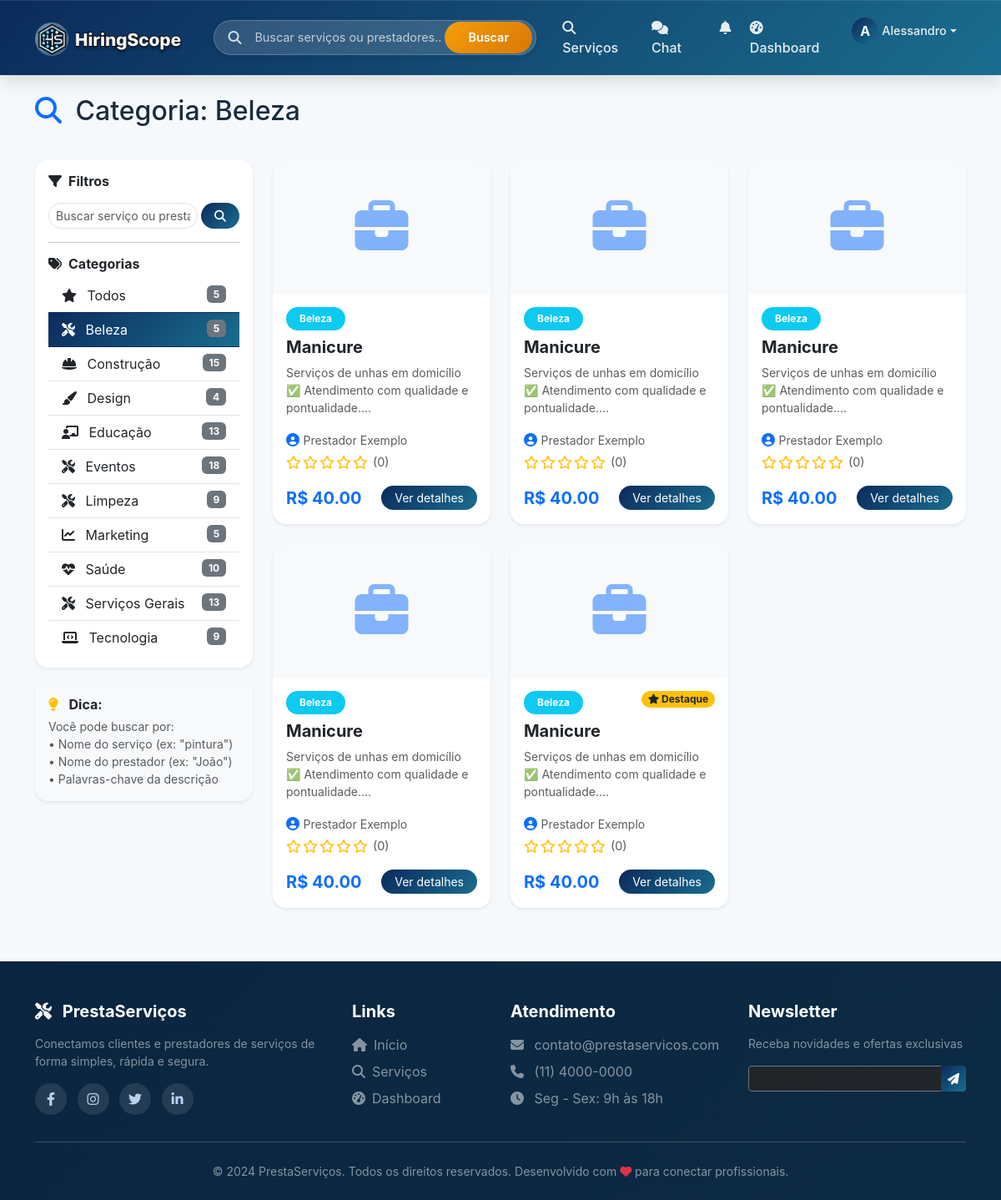
Screenshot of /servico/lista?categoria=Beleza (signed in) with the database file from the repository.
### models.py (models this page shows, shortened)
class Usuario(UserMixin, db.Model):
    __tablename__ = 'usuarios'
    id = db.Column(db.Integer, primary_key=True)
    nome = db.Column(db.String(100), nullable=False)
    email = db.Column(db.String(100), unique=True, nullable=False)
    senha_hash = db.Column(db.String(200), nullable=False)
    telefone = db.Column(db.String(20))
    tipo = db.Column(db.String(20), nullable=False)  # cliente, prestador
    is_admin = db.Column(db.Boolean, default=False)  # NOVO CAMPO
    data_cadastro = db.Column(db.DateTime, default=datetime.utcnow)
    foto_perfil = db.Column(db.String(200), default='default.jpg')
    foto_url = db.Column(db.String(500), nullable=True)  # URL da foto do Google
    descricao = db.Column(db.Text)
    servicos_oferecidos = db.relationship('Servico', back_populates='prestador', lazy=True, overlaps='prestador_rel')
    avaliacoes_recebidas = db.relationship('Avaliacao', foreign_keys='Avaliacao.prestador_id', back_populates='prestador', lazy=True, overlaps='avaliado_rel')
    avaliacoes_feitas = db.relationship('Avaliacao', foreign_keys='Avaliacao.cliente_id', back_populates='cliente', lazy=True, overlaps='avaliador_rel')
    favoritos = db.relationship('Favorito', foreign_keys='Favorito.cliente_id', back_populates='cliente', lazy=True, overlaps='cliente_rel')
    contratos_como_cliente = db.relationship('Contrato', foreign_keys='Contrato.cliente_id', back_populates='cliente', lazy=True, overlaps='cliente_rel')
    contratos_como_prestador = db.relationship('Contrato', foreign_keys='Contrato.prestador_id', back_populates='prestador', lazy=True, overlaps='prestador_rel')
    def media_avaliacoes(self):
        if self.avaliacoes_recebidas:
            total = sum([a.nota for a in self.avaliacoes_recebidas])
            return round(total / len(self.avaliacoes_recebidas), 1)
        return 0
    def total_avaliacoes(self):
        return len(self.avaliacoes_recebidas) if self.avaliacoes_recebidas else 0

class Servico(db.Model):
    __tablename__ = 'servicos'
    id = db.Column(db.Integer, primary_key=True)
    prestador_id = db.Column(db.Integer, db.ForeignKey('usuarios.id'), nullable=False)
    titulo = db.Column(db.String(200), nullable=False)
    descricao = db.Column(db.Text, nullable=False)
    categoria = db.Column(db.String(100))
    tipo_preco = db.Column(db.String(20), default='fixo')  # fixo, hora, dia, metro, consulta
    preco = db.Column(db.Float)
    destaque = db.Column(db.Boolean, default=False)
    destaque_pago = db.Column(db.Boolean, default=False)
    destaque_data_fim = db.Column(db.DateTime, nullable=True)
    data_postagem = db.Column(db.DateTime, default=datetime.utcnow)
    imagem_base64 = db.Column(db.Text, nullable=True)
    prestador = db.relationship('Usuario', foreign_keys=[prestador_id], back_populates='servicos_oferecidos')
    solicitacoes = db.relationship('Solicitacao', back_populates='servico', lazy=True, overlaps='servico_rel')
    avaliacoes = db.relationship('Avaliacao', back_populates='servico', lazy=True, overlaps='servico_rel')
    contratos = db.relationship('Contrato', back_populates='servico', lazy=True, overlaps='servico_rel')

### routes/servico_routes.py (the view)
@servico_bp.route('/')
@servico_bp.route('/lista')
def lista():
    categoria = request.args.get('categoria')
    q = request.args.get('q', '').strip()
    prestador_id = request.args.get('prestador')
    query = Servico.query
    if categoria:
        query = query.filter_by(categoria=categoria)
    if prestador_id:
        query = query.filter_by(prestador_id=prestador_id)
    if q:
        query = query.join(Usuario).filter(
            or_(Servico.titulo.ilike(f'%{q}%'),
                Servico.descricao.ilike(f'%{q}%'),
                Usuario.nome.ilike(f'%{q}%'))
        )
    servicos = query.order_by(Servico.data_postagem.desc()).all()
    categorias = db.session.query(Servico.categoria, func.count(Servico.id).label('total')).group_by(Servico.categoria).all()
    return render_template('lista_servicos.html',
                         servicos=servicos, categoria=categoria,
                         categorias=categorias, termo_busca=q)

### templates/lista_servicos.html (shortened to what this page needs)
{% extends "base.html" %}
{% block content %}
<div class="container mt-4">
    <div class="row mb-4">
        <div class="col-12">
            <h2 class="mb-3">
                <i class="fas fa-search text-primary me-2"></i>
                {% if termo_busca %}
                    Resultados para: "{{ termo_busca }}"
                {% elif categoria %}
                    Categoria: {{ categoria }}
                {% else %}
                    Todos os Serviços
                {% endif %}
            </h2>
        </div>
    </div>
    <div class="row">
        <div class="col-md-3 mb-4">
            <div class="card shadow-sm border-0 rounded-4">
                <div class="card-body p-3">
                    <h6 class="fw-bold mb-3">
                        <i class="fas fa-filter me-2"></i>Filtros
                    </h6>
                    <div class="mb-3">
                        <form action="{{ url_for('servico.lista') }}" method="GET" class="d-flex gap-1">
                            <input type="text" name="q" class="form-control form-control-sm rounded-pill"
                                   placeholder="Buscar serviço ou prestador..." value="{{ termo_busca }}">
                            <button type="submit" class="btn btn-primary btn-sm rounded-pill px-3">
                                <i class="fas fa-search"></i>
                            </button>
                        </form>
                    </div>
                    <hr>
                    <h6 class="fw-bold mb-2">
                        <i class="fas fa-tags me-2"></i>Categorias
                    </h6>
                    <div class="list-group list-group-flush">
                        <a href="{{ url_for('servico.lista') }}" class="list-group-item list-group-item-action {% if not categoria %}active{% endif %}">
                            <i class="fas fa-star me-2"></i> Todos
                            <span class="badge bg-secondary float-end">{{ servicos|length }}</span>
                        </a>
                        {% for cat in categorias %}
                        <a href="{{ url_for('servico.lista') }}?categoria={{ cat.categoria }}"
                           class="list-group-item list-group-item-action {% if categoria == cat.categoria %}active{% endif %}">
                            <i class="fas {{ get_icone_categoria(cat.categoria) }} me-2"></i>
                            {{ cat.categoria }}
                            <span class="badge bg-secondary float-end">{{ cat.total }}</span>
                        </a>
                        {% endfor %}
                    </div>
                </div>
            </div>
            <div class="card mt-3 shadow-sm border-0 rounded-4 bg-light">
                <div class="card-body p-3">
                    <i class="fas fa-lightbulb text-warning me-2"></i>
                    <strong>Dica:</strong>
                    <small class="text-muted d-block mt-1">
                        Você pode buscar por:<br>
                        • Nome do serviço (ex: "pintura")<br>
                        • Nome do prestador (ex: "João")<br>
                        • Palavras-chave da descrição
                    </small>
                </div>
            </div>
        </div>
        <div class="col-md-9">
            {% if servicos %}
            <div class="row g-4">
                {% for servico in servicos %}
                <div class="col-md-6 col-lg-4">
                    <div class="card h-100 border-0 rounded-4 shadow-sm overflow-hidden transition">
                        {% if servico.imagem_base64 %}
                            <img
                                 class="card-img-top"
                                 alt="{{ servico.titulo }}"
                                 style="height: 160px; object-fit: cover;">
                        {% else %}
                            <div class="card-img-top d-flex align-items-center justify-content-center bg-light" style="height: 160px;">
                                <i class="fas fa-briefcase fa-4x text-primary opacity-50"></i>
                            </div>
                        {% endif %}
                        <div class="card-body p-3">
                            <div class="d-flex justify-content-between align-items-start mb-2">
                                <span class="badge bg-info px-3 py-2 rounded-pill">{{ servico.categoria }}</span>
                                {% if servico.destaque %}
                                    <span class="badge bg-warning text-dark rounded-pill">
                                        <i class="fas fa-star"></i> Destaque
                                    </span>
                                {% endif %}
                            </div>
                            <h5 class="card-title fw-bold mb-2">{{ servico.titulo }}</h5>
                            <p class="card-text small text-muted">{{ servico.descricao[:80] }}...</p>
                            <div class="mb-2">
                                <a href="{{ url_for('main.perfil_prestador', prestador_id=servico.prestador.id) }}" class="text-decoration-none">
                                    <i class="fas fa-user-circle text-primary"></i>
                                    <small class="text-muted">{{ servico.prestador.nome }}</small>
                                </a>
                                <div class="rating small mt-1">
                                    {% set media = servico.prestador.media_avaliacoes() %}
                                    {% for i in range(5) %}
                                        {% if i < media|round(0, 'floor') %}
                                            <i class="fas fa-star text-warning"></i>
                                        {% elif i < media %}
                                            <i class="fas fa-star-half-alt text-warning"></i>
                                        {% else %}
                                            <i class="far fa-star text-warning"></i>
                                        {% endif %}
                                    {% endfor %}
                                    <span class="text-muted ms-1">({{ servico.prestador.total_avaliacoes() }})</span>
                                </div>
                            </div>
                            <div class="d-flex justify-content-between align-items-center mt-3">
                                <div>
                                    {% if servico.preco %}
                                        <span class="fw-bold text-primary fs-5">
                                            R$ {{ "%.2f"|format(servico.preco) }}
                                        </span>
                                    {% else %}
                                        <span class="text-muted small">Sob consulta</span>
                                    {% endif %}
                                </div>
                                <a href="{{ url_for('servico.detalhe', id=servico.id) }}" class="btn btn-primary btn-sm rounded-pill px-3">
                                    Ver detalhes
                                </a>
                            </div>
                        </div>
                    </div>
                </div>
                {% endfor %}
            </div>
            {% endif %}
        </div>
    </div>
</div>
{% endblock %}

### templates/components/base/navbar.html (shortened to what this page needs)
<nav class="navbar navbar-expand-lg navbar-dark sticky-top">
    <div class="container">
        <a class="navbar-brand" href="{{ url_for('main.index') }}">
            <img src="{{ url_for('static', filename='img/logo.png') }}"
                 alt="PrestaServiços"
                 class="navbar-logo"
                 style="height: 42px;"
                 onerror="this.onerror=null; this.parentNode.innerHTML='<i class=\'fas fa-tools me-2\'></i> PrestaServiços';">
        </a>
        <div class="search-bar-desktop d-none d-lg-block">
            <div class="search-bar-wrapper">
                <div class="search-icon"><i class="fas fa-search"></i></div>
                <input type="text" id="globalSearchInput" class="search-input" placeholder="Buscar serviços ou prestadores...">
                <button id="globalSearchBtn" class="search-btn">Buscar</button>
            </div>
        </div>
        <div class="collapse navbar-collapse" id="navbarNav">
            <ul class="navbar-nav ms-auto">
                <li class="nav-item">
                    <a class="nav-link" href="{{ url_for('servico.lista') }}">
                        <i class="fas fa-search me-1"></i> Serviços
                    </a>
                </li>
                {% if current_user.is_authenticated %}
                    <li class="nav-item position-relative">
                        <a class="nav-link chat-link" href="{{ url_for('chat.index') }}">
                            <i class="fas fa-comments me-1"></i> Chat
                        </a>
                    </li>
                    <li class="nav-item dropdown">
                        <a class="nav-link" href="#" id="notificationDropdown" role="button" data-bs-toggle="dropdown">
                            <i class="fas fa-bell"></i>
                        </a>
                    </li>
                    <li class="nav-item">
                        <a class="nav-link" href="{{ url_for('main.dashboard') }}">
                            <i class="fas fa-tachometer-alt me-1"></i> Dashboard
                        </a>
                    </li>
                    <li class="nav-item dropdown">
                        <a class="nav-link dropdown-toggle d-flex align-items-center" href="#" id="userDropdown" role="button" data-bs-toggle="dropdown">
                            {% if current_user.foto_url %}
                                <div class="user-avatar-nav-placeholder" style="display: none;">{{ current_user.nome[0]|upper }}</div>
                            {% else %}
                                <div class="user-avatar-nav-placeholder">{{ current_user.nome[0]|upper }}</div>
                            {% endif %}
                            <span class="user-name-nav ms-1">{{ current_user.nome.split()[0] }}</span>
                        </a>
                    </li>
                {% endif %}
            </ul>
        </div>
    </div>
</nav>

### rows the page displays
Usuario: nome "A", nome "Alessandro"
Servico: categoria "Eventos", total "18"
Servico: categoria "Beleza", titulo "Manicure", descricao "Serviços de unhas em domicílio ✅ Atendimento com qualidade e pontualidade.", prestador.nome "Prestador Exemplo", prestador.total_avaliacoes "0", preco "40.00"
Servico: categoria "Beleza", titulo "Manicure", descricao "Serviços de unhas em domicílio ✅ Atendimento com qualidade e pontualidade.", prestador.nome "Prestador Exemplo", prestador.total_avaliacoes "0", preco "40.00"
Servico: categoria "Beleza", titulo "Manicure", descricao "Serviços de unhas em domicílio ✅ Atendimento com qualidade e pontualidade.", prestador.nome "Prestador Exemplo", prestador.total_avaliacoes "0", preco "40.00"
Servico: categoria "Beleza", titulo "Manicure", descricao "Serviços de unhas em domicílio ✅ Atendimento com qualidade e pontualidade.", prestador.nome "Prestador Exemplo", prestador.total_avaliacoes "0", preco "40.00"
Servico: categoria "Beleza", destaque True (drawn), titulo "Manicure", descricao "Serviços de unhas em domicílio ✅ Atendimento com qualidade e pontualidade.", prestador.nome "Prestador Exemplo", prestador.total_avaliacoes "0", preco "40.00"

### other values shown
{{ categoria }} "Beleza"
{{ servicos|length }} "5"
{{ cat.categoria }} "Beleza" "Construção" "Design" "Educação" "Limpeza" "Marketing" "Saúde" "Serviços Gerais" "Tecnologia"
{{ cat.total }} "5" "15" "4" "13" "9" "5" "10" "13" "9"
